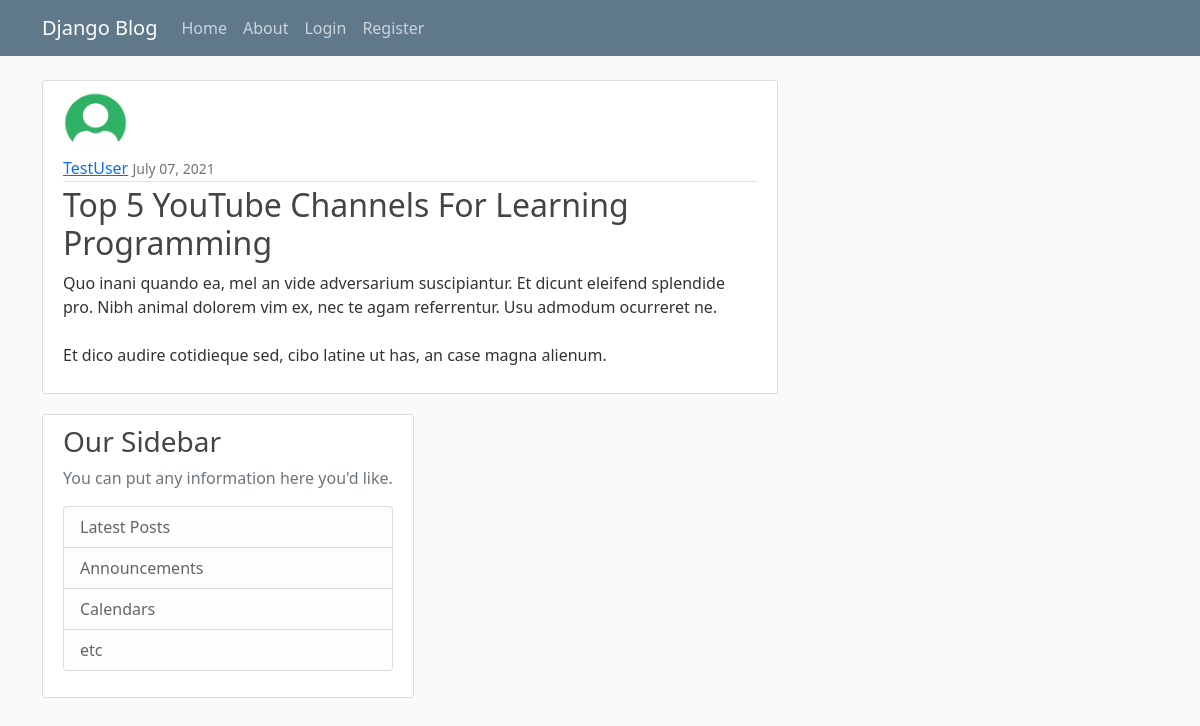
The page /post/30/ on the database its author committed.
### blog/models.py (models this page shows, shortened)
class Post(models.Model):
    title = models.CharField(max_length=100)
    content = models.TextField()
    date_posted = models.DateTimeField(default=timezone.now)
    author = models.ForeignKey(User, on_delete=models.CASCADE)

### users/models.py (models this page shows, shortened)
class Profile(models.Model):
    user = models.OneToOneField(User, on_delete=models.CASCADE)
    image = models.ImageField(default='default.png', upload_to='profile_pics')

### blog/views.py (the view)
# urls.py: path('post/<int:pk>/', PostDetailView.as_view(), name='post-detail'),
class PostDetailView(DetailView):
    model = Post

### blog/templates/blog/post_detail.html (shortened to what this page needs)
{% extends 'blog/base.html' %} {% block content%}
<article class="media content-section">
    <img class="rounded-circle article-img" src="{{ object.author.profile.image.url }}">
    <div class="media-body">
        <div class="article-metadata">
            <a class="mr-2" href="{% url 'user-posts' object.author.username %}">{{ object.author }}</a>
            <small class="text-muted">{{ object.date_posted|date:"F d, Y" }}</small>
            </div>
        </div>
        <h2 class="article-title">{{ object.title }}</h2>
        <p class="article-content">{{ object.content }}</p>
    </div>
{% endblock content %}

### static/blog/main.css (style rules this page uses)
body { background: #fafafa; color: #333333; margin-top: 5rem; }
h1, h2, h3, h4, h5, h6 { color: #444444; }
.content-section { background: #ffffff; padding: 10px 20px; border: 1px solid #dddddd; border-radius: 3px; margin-bottom: 20px; }
.article-title { color: #444444; }
.article-content { white-space: pre-line; }
.article-img { height: 65px; width: 65px; margin-right: 16px; }
.article-metadata { padding-bottom: 1px; margin-bottom: 4px; border-bottom: 1px solid #e3e3e3 }

### rows shown on the page
Post: author.profile.image (placeholder picture), author "TestUser", date_posted "July 07, 2021", title "Top 5 YouTube Channels For Learning Programming", content "Quo inani quando ea, mel an vide adversarium suscipiantur. Et dicunt eleifend splendide pro. Nibh animal dolorem vim ex, nec te agam referrentur. Usu admodum ocurreret ne. Et dico audire cotidieque sed, cibo latine ut has, an case magna alienum."
